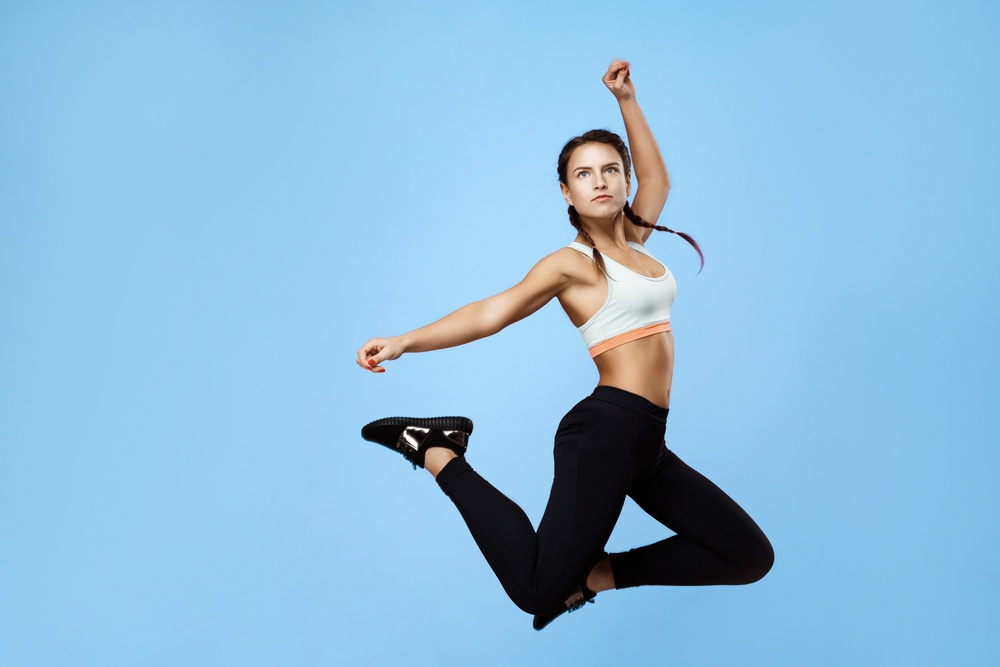
#> input picture images/lab5.2.in.jpg, 1000 x 667 px, shrunk from 5518 x 3678 before the run
$ python lab5.2.py
#> lines starting #> are read from the running program, lines starting #| are printed output that depends on the picture; after the words box and inside, x2 and y2 are one past the last pixel; in counts of white or black regions, pixels touching at a corner belong together
import cv2

image = cv2.imread('images/lab5.2.in.jpg')
#> image is the input picture: shape (667, 1000, 3); mean B, G, R 220.4, 188.2, 140.5
image_gray = cv2.cvtColor(image, cv2.COLOR_BGR2GRAY)
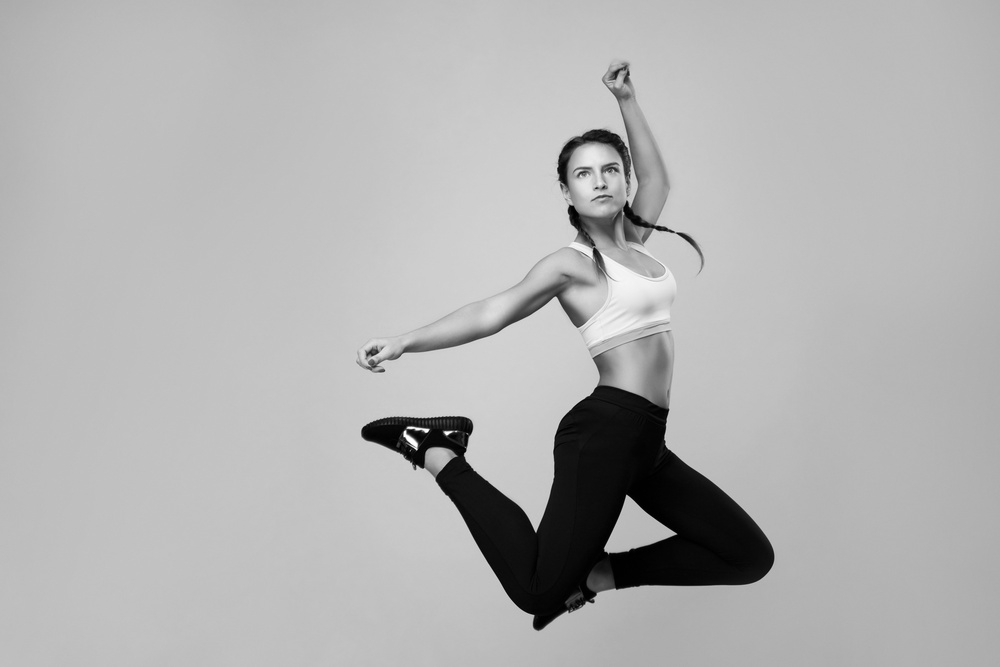
#> image_gray: shape (667, 1000); min 0, max 255, mean 177.5
ret, thresh = cv2.threshold(image_gray, 127, 255, 0)
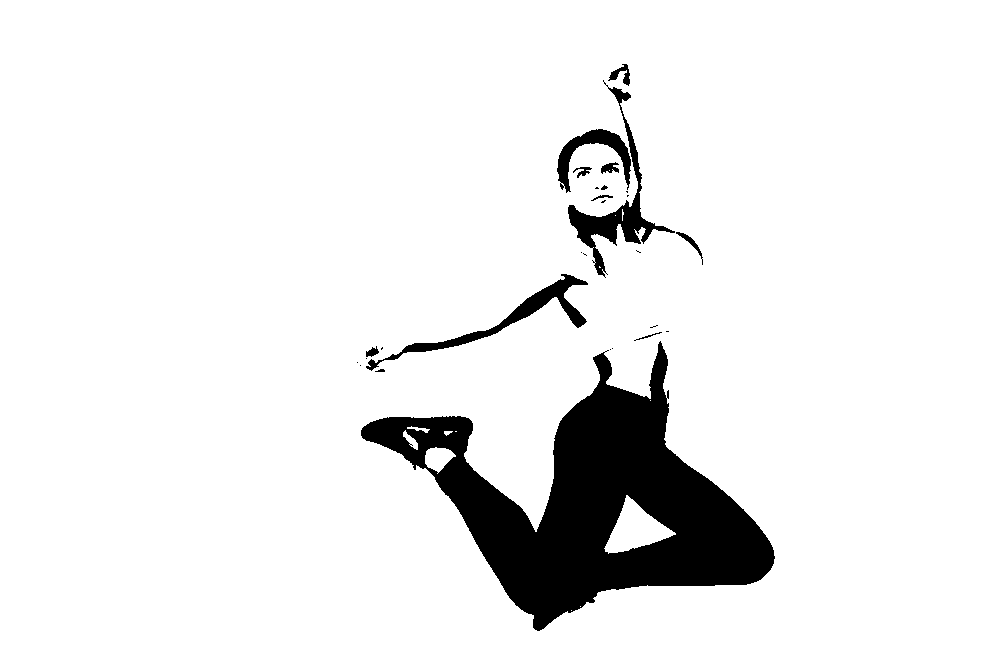
#> thresh: shape (667, 1000); 92.2% white; 28 black regions (15 under 20 px)
contours, hierarchy = cv2.findContours(thresh, cv2.RETR_TREE, cv2.CHAIN_APPROX_SIMPLE)
#> contours = 64 contours, 44 with area under 20; largest, box (x1, y1, x2, y2) and area: (0, 0, 1000, 667) 665334, (360, 340, 776, 632) 47515, (567, 86, 676, 278) 3390, (365, 273, 589, 372) 2694, (604, 495, 676, 554) 1926
cv2.drawContours(image, contours, -1, (0, 255, 0), 3)
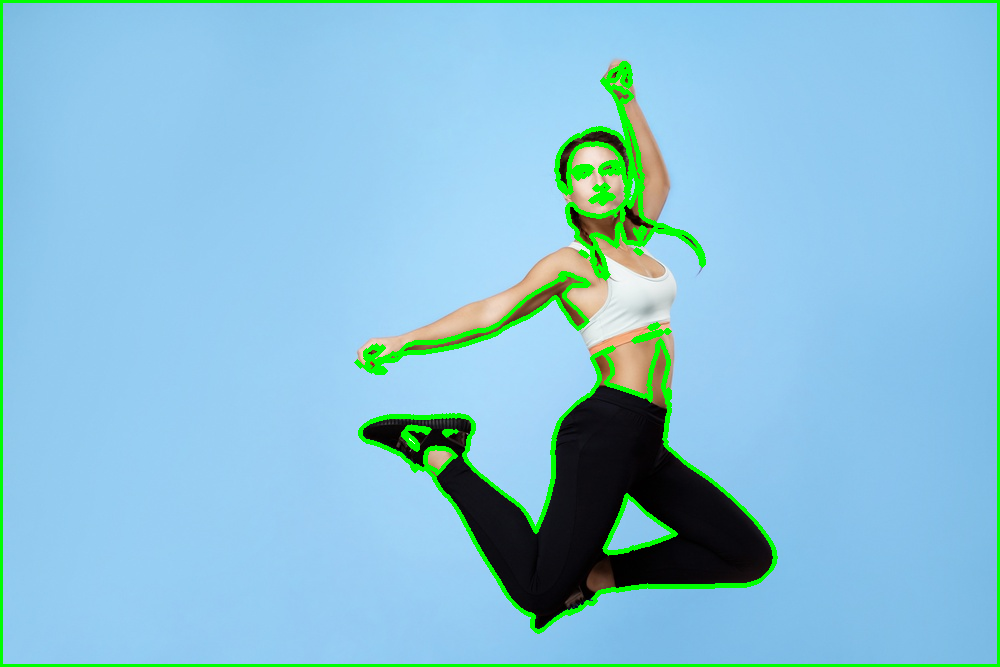
#> image: shape (667, 1000, 3); 4.21% of pixels changed, all inside (x1, y1, x2, y2) = (0, 0, 1000, 667)
cv2.imwrite('images/lab5.2.out.jpg', image)

$ run again, with images/lab2.10.in.jpg copied over images/lab5.2.in.jpg
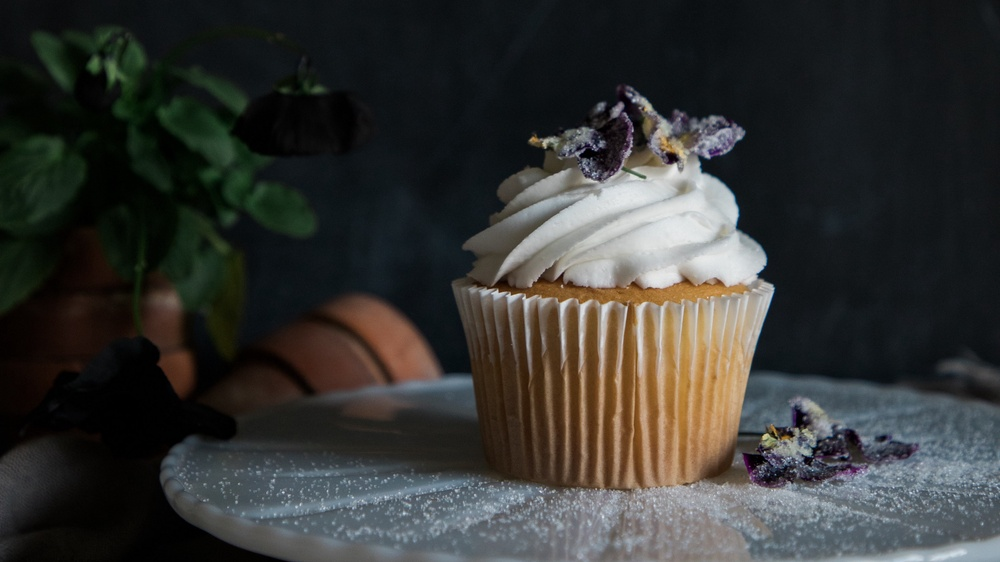
#> input picture images/lab2.10.in.jpg, 1000 x 562 px, shrunk from 1920 x 1080 before the run
#> image is the input picture: shape (562, 1000, 3); mean B, G, R 51, 53.5, 53.1
#> `ret, thresh = cv2.threshold(image_gray, 127, 255, 0)`:
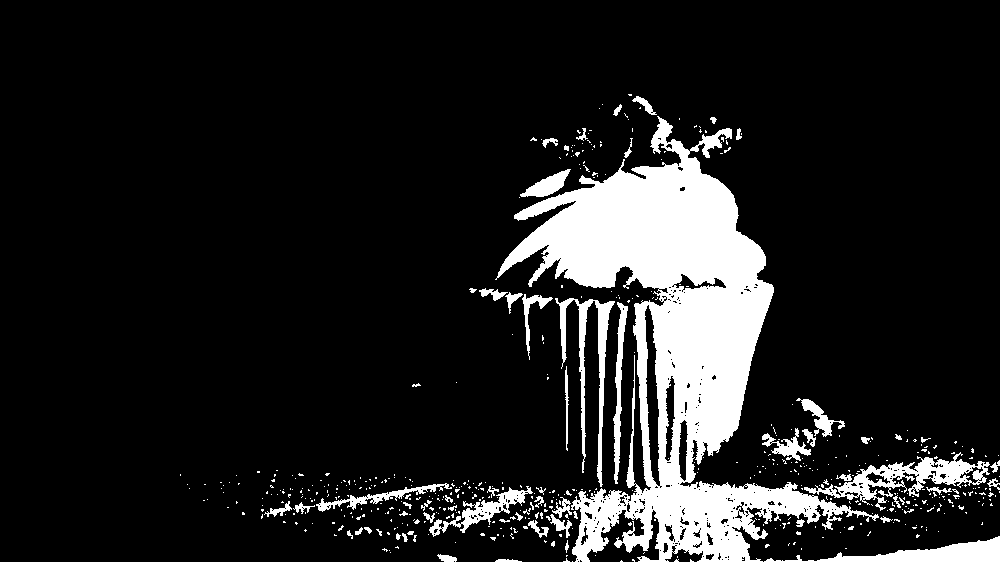
#> thresh: shape (562, 1000); 12.7% white; 559 white regions (497 under 20 px)
#> contours = 914 contours, 836 with area under 20; largest, box (x1, y1, x2, y2) and area: (495, 116, 879, 562) 55393, (804, 452, 990, 511) 3044, (764, 536, 1000, 562) 2070, (555, 298, 615, 487) 1884, (644, 304, 661, 487) 1662
#> `cv2.drawContours(image, contours, -1, (0, 255, 0), 3)`:
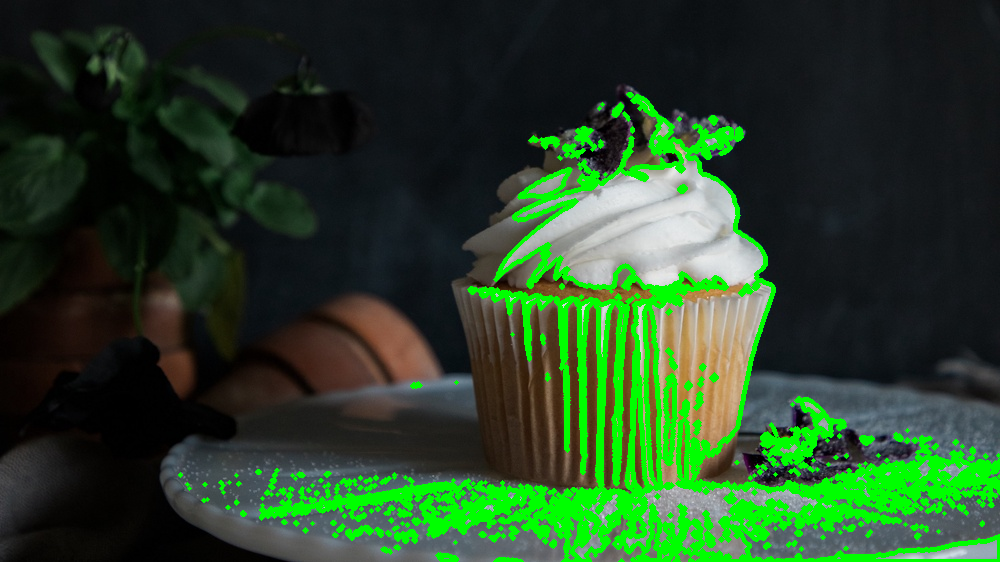
#> image: shape (562, 1000, 3); 10.73% of pixels changed, all inside (x1, y1, x2, y2) = (178, 92, 1000, 562)

$ run again, with images/lab3.6.in.jpg copied over images/lab5.2.in.jpg
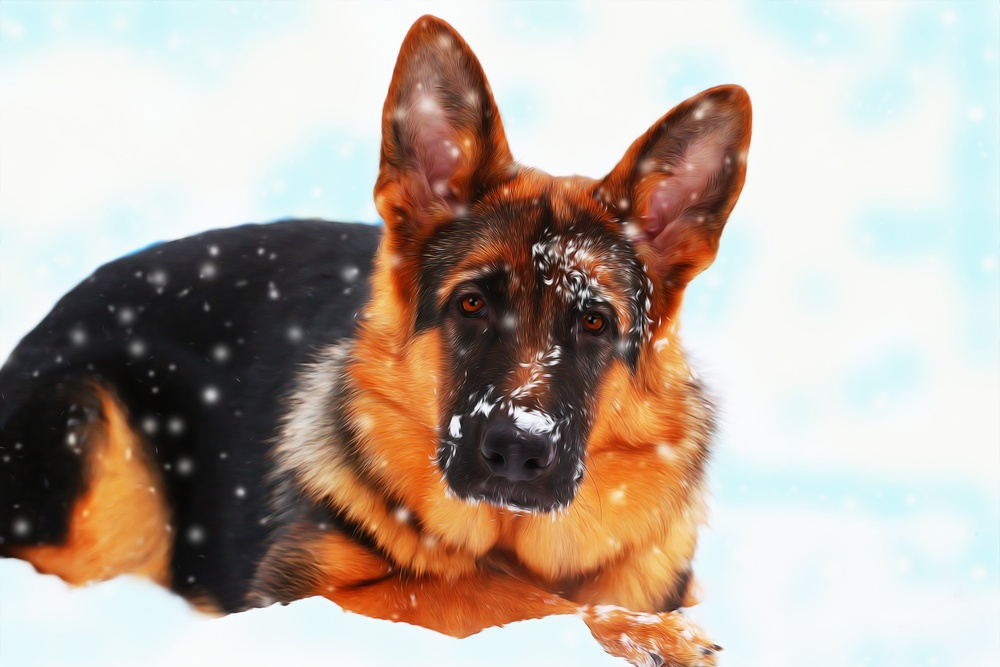
#> input picture images/lab3.6.in.jpg, 1000 x 667 px, shrunk from 1920 x 1280 before the run
#> image is the input picture: shape (667, 1000, 3); mean B, G, R 159.7, 170.8, 185.4
#> `ret, thresh = cv2.threshold(image_gray, 127, 255, 0)`:
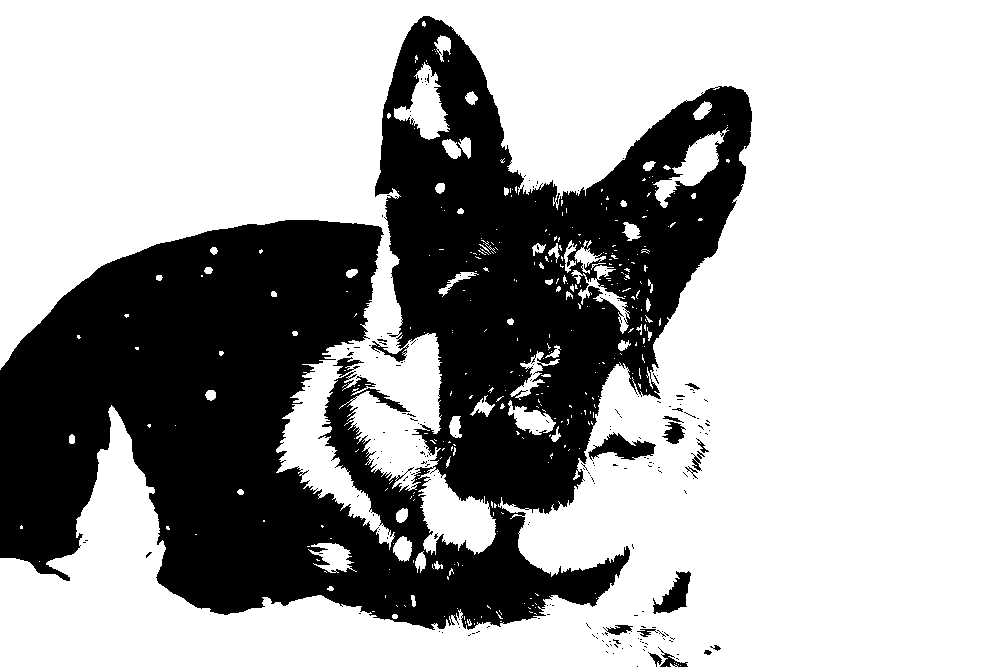
#> thresh: shape (667, 1000); 67.2% white; 201 black regions (183 under 20 px)
#> contours = 874 contours, 801 with area under 20; largest, box (x1, y1, x2, y2) and area: (0, 0, 1000, 667) 434592, (394, 62, 450, 140) 1865, (653, 127, 729, 208) 1734, (587, 432, 657, 461) 1042, (652, 570, 692, 615) 862
#> `cv2.drawContours(image, contours, -1, (0, 255, 0), 3)`:
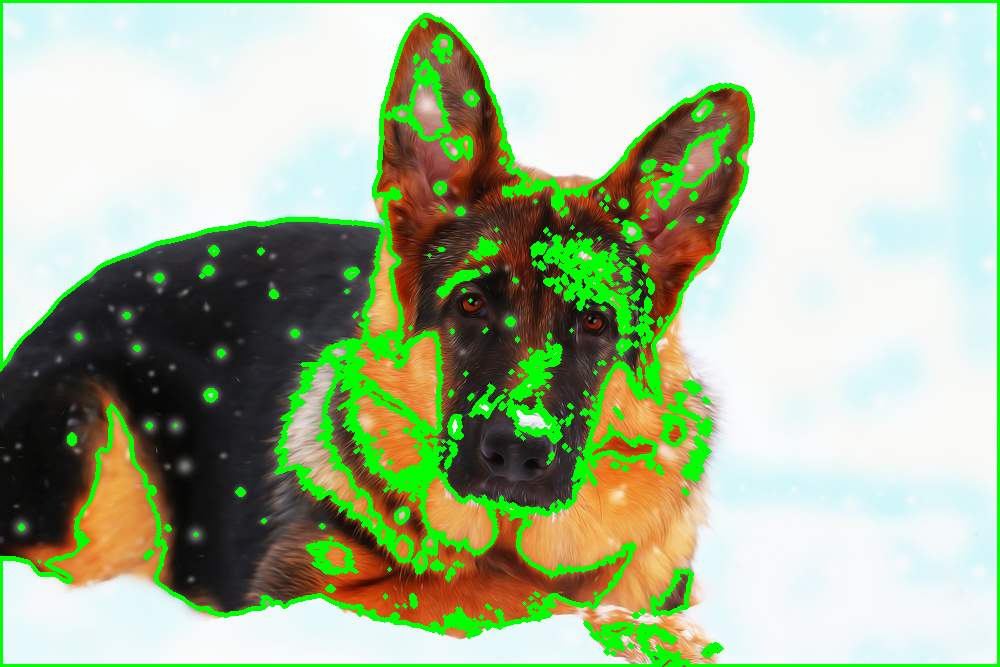
#> image: shape (667, 1000, 3); 10.11% of pixels changed, all inside (x1, y1, x2, y2) = (0, 0, 1000, 667)
